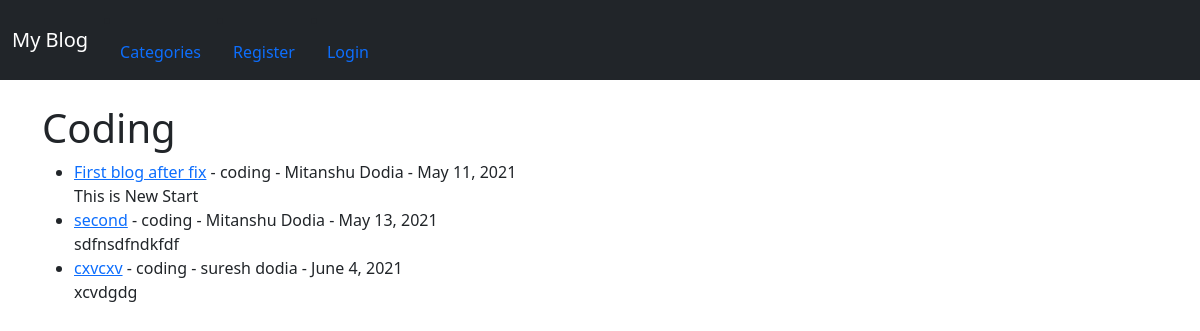
/category/coding/, run on the app's committed database.
### theblog/models.py (models this page shows, shortened)
class Post(models.Model):
    title = models.CharField(max_length = 225)
    header_image = models.ImageField(null = True, blank=True, upload_to='images/')
    title_tag = models.CharField(max_length=255, )
    author = models.ForeignKey(User, on_delete=models.CASCADE)
    body = RichTextField(blank=True, null=True)
    post_date = models.DateField(auto_now_add=True)
    category = models.CharField(max_length=225, default='coding')
    snippet = models.CharField(max_length=255)
    likes = models.ManyToManyField(User, related_name='blog_post')

### theblog/views.py (the view)
# urls.py: path('category/<str:cats>/',views.categoryView,name = 'category'),
def categoryView(request,cats):
    cats1 = Post.objects.filter(category = cats.replace('-', ' '))
    return render(request, 'theblog/categories.html', {'cats': cats.title().replace('-', ' '), 'cats1': cats1})

### theblog/templates/theblog/categories.html (shortened to what this page needs)
{% extends 'theblog/base.html' %}
{% block content %}
    {% if cats1 %}
        <h1>{{ cats }}</h1>
        <ul>
        {% for post in cats1 %}
            <li>
                <a href="{% url 'article' post.id %}">{{ post.title }}</a> - {{ post.category }}
                    - {{ post.author.first_name }} {{ post.author.last_name }} - {{ post.post_date }}
                <br/>
                {{ post.body|slice:':200'|safe }}
            </li>
        {% endfor %}
        </ul>
    {% else %}
        <h2>Sorry the page doesn't exist!</h2>
        <br>
        <a href="{% url 'home' %}" class="btn btn-secondary" >Back Home</a>
    {% endif %}
{% endblock %}

### data on the page
Post: title "First blog after fix", category "coding", author.first_name "Mitanshu", author.last_name "Dodia", post_date "May 11, 2021", body "This is New Start"
Post: title "second", category "coding", author.first_name "Mitanshu", author.last_name "Dodia", post_date "May 13, 2021", body "sdfnsdfndkfdf"
Post: title "cxvcxv", category "coding", author.first_name "suresh", author.last_name "dodia", post_date "June 4, 2021", body "xcvdgdg"

### other printed values
{{ cats }} "Coding"
